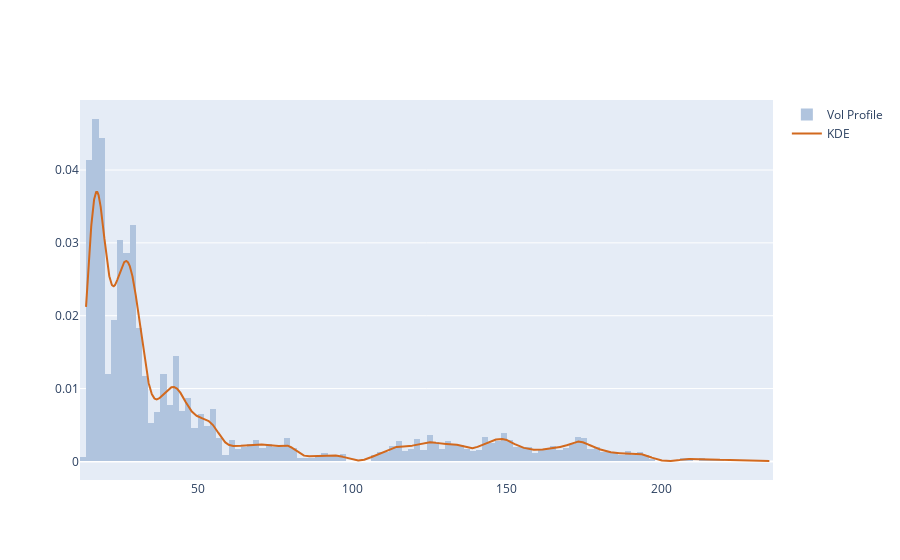

Source (notebook cell):
### Code cell
# Show distribution plot with KDE
get_dist_plot(close, volume, xr, kdy).show()

### Figure 1 — Plotly figure (JSON) as saved in the notebook; plotly's stock layout.template omitted (floating-point values rounded to 4 significant figures; data arrays with more than 128 entries replaced by an {"elided": "..."} marker saying what was removed)
{"data": [{"histfunc": "sum", "histnorm": "probability density", "marker": {"color": "#B0C4DE"}, "name": "Vol Profile", "nbinsx": 150, "type": "histogram", "x": {"elided": "2921 float values"}, "y": {"elided": "2921 int values"}}, {"marker": {"color": "#D2691E"}, "mode": "lines", "name": "KDE", "type": "scatter", "x": {"elided": "5000 float values"}, "y": {"elided": "5000 float values"}}], "layout": {}}
